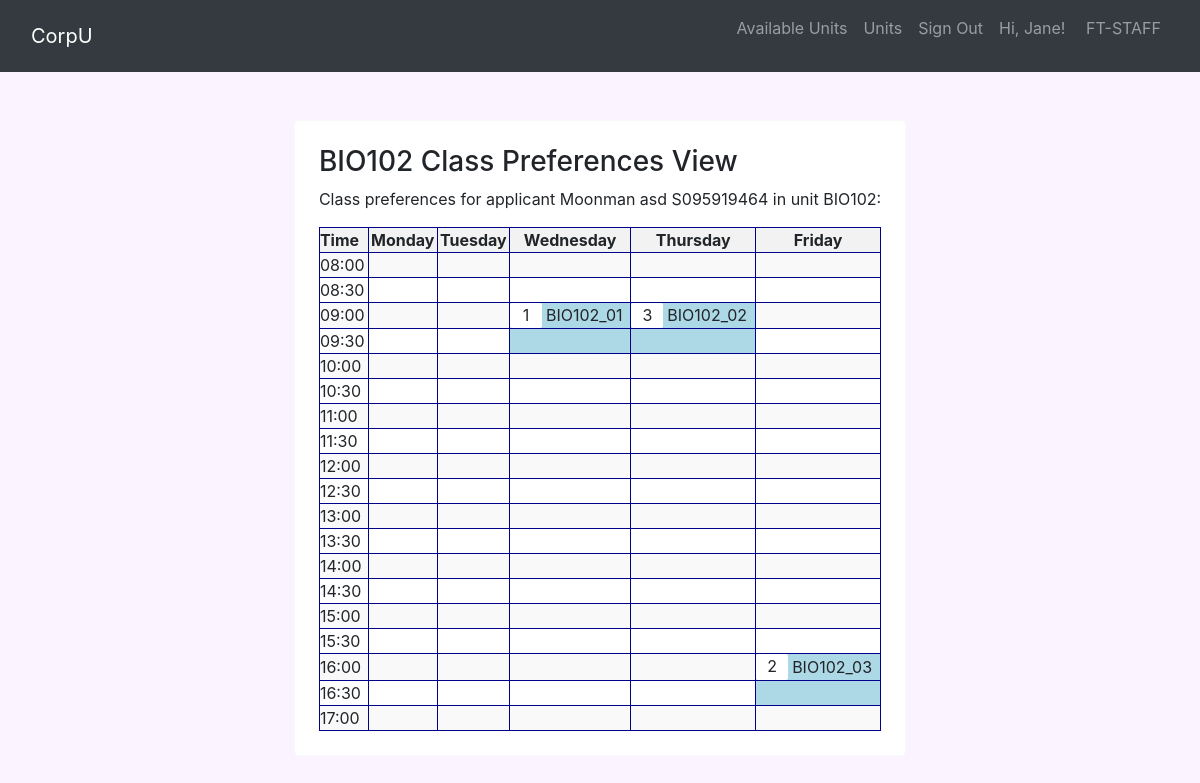
The app's page /class_preferences_view.php?givenName=Moonman&applicantID=S095919464&unitCode=BIO102 (signed in) with its own data.
### tables this page shows
CREATE TABLE `systemuser` (
  `userID` varchar(10) NOT NULL,
  `username` varchar(255) NOT NULL,
  `title` varchar(255) NOT NULL,
  `userRole` varchar(20) NOT NULL,
  `givenName` varchar(255) NOT NULL,
  `familyName` varchar(255) NOT NULL,
  `employmentStatus` varchar(255) NOT NULL,
  `contractType` varchar(20) DEFAULT NULL,
  `studentNo` varchar(10) DEFAULT NULL,
  `contactNo` int(11) NOT NULL,
  `citizenship` varchar(255) NOT NULL,
  `indigenousStatus` varchar(255) NOT NULL,
  `hoursAvailable` int(11) NOT NULL,
  `dob` varchar(45) NOT NULL,
  `salary` varchar(255) DEFAULT NULL,
  `wholeAddress` varchar(255) DEFAULT NULL,
  `gender` varchar(100) NOT NULL
);

CREATE TABLE `preferences` (
  `userID` varchar(10) NOT NULL,
  `unitCode` varchar(20) NOT NULL,
  `classCode` varchar(20) NOT NULL,
  `prefCode` varchar(10) NOT NULL,
  `prefLevel` int(1) NOT NULL
);

CREATE TABLE `class` (
  `classCode` varchar(20) NOT NULL,
  `className` varchar(255) NOT NULL,
  `classType` varchar(255) DEFAULT NULL,
  `classStartTime` varchar(255) DEFAULT NULL,
  `classEndTime` varchar(255) DEFAULT NULL,
  `classDay` varchar(255) DEFAULT NULL,
  `class_description` varchar(10000) DEFAULT NULL,
  `unitCode` varchar(20) DEFAULT NULL,
  `userID` varchar(10) DEFAULT NULL,
  `classroom` varchar(255) NOT NULL
);

### class_preferences_view.php (the view, shortened to what this page needs)
<!DOCTYPE html>
<html lang="en">
<head>
    <link rel="stylesheet" href="https://cdn.jsdelivr.net/npm/bootstrap@4.6.2/dist/css/bootstrap.min.css">
    <link rel="stylesheet" href="style/class_sessions.css">
</head>
<body>
    <?php
    include 'generateNav.php';
    $nav = generateNav();
    echo $nav;
    ?>
<div class="container my-5">
        <div class="d-flex align-items-center align-self-center">
            <div class="container-fluid d-flex justify-content-center">
                <div class="card p-4 border-light">
    <?php
        require 'connections.php';
        require_once('generateTimeTable.php');
        $unitCode = $_GET['unitCode'];
        $applicantID = ($_SESSION['userRole']=='applicant') ? $_SESSION['userID']:$_GET['applicantID'];
        $sql = "SELECT givenName, familyName FROM systemUser WHERE userID='$applicantID'";
        $object = $mysqli->query($sql);
        $result = $object->fetch_object();
        $givenName = $result->givenName;
        $familyName = $result->familyName;
        $query = "SELECT * FROM class WHERE unitCode='$unitCode'";
        $result = $mysqli->query($query);
        $query2 = "SELECT classCode as class FROM class";
        $result2 = $mysqli->query($query2);
        $preferencesTable = generatePrefClassTable($applicantID, $result, $result2, $edit=false, $mainColor='lightblue');
        echo "<h3>{$unitCode} Class Preferences View</h3>";
        echo <<<TABLE
            <p>Class preferences for applicant {$givenName} {$familyName} {$applicantID} in unit {$unitCode}:</p>
            {$preferencesTable}
TABLE;
    ?>
                </div>
            </div>
        </div>
    </div>
</body>
</html>

### generateTimeTable.php (shortened to what this page needs)
<?php
function generateTimeTableTemplateArray(){
        return $timetable;
}
function getStartToEndTimes($start, $end){
    $times = array(
        '08:00', '08:30', '09:00', '09:30', '10:00', '10:30', '11:00', '11:30',
        '12:00', '12:30', '13:00', '13:30', '14:00', '14:30', '15:00', '15:30',
        '16:00', '16:30', '17:00', '17:30', '18:00', '18:30', '19:00', '19:30',
        '20:00', '20:30', '21:00', '21:30'
    );
    $startTimeIndex = array_search($start, $times);
    $n = array_search($end, $times) - array_search($start, $times) + 1;
    return array_slice($times, $startTimeIndex, $n);
}
function generatePrefClassTable(
    $applicantID, $result, $result2, $edit=false, $mainColor=NULL,
    $allColors = [
        0 => 'violet',
        1 =>'dodgerblue',
        2 =>'tomato',
        3 => 'pink',
        4 => 'mediumseagreen',
        5 => 'green',
        6 => 'orange',
        7 => 'brown',
        8 => 'taupe']
    ){
    require 'connections.php';
    $CLASSES = [];
    while ($row = $result2 -> fetch_object()) {
        $class = $row->class;
        array_push($CLASSES, $class);
    };
    $timetable = generateTimeTableTemplateArray();
    while ($row = mysqli_fetch_assoc($result)) {
        $day = array_key_exists('day', $row) ? $row['day']: $row['classDay'];
        $start_time = array_key_exists('start_time', $row) ? $row['start_time']: $row['classStartTime'];
        $end_time = array_key_exists('end_time', $row) ? $row['end_time']: $row['classEndTime'];
        $class_name = array_key_exists('class_name', $row) ? $row['class_name']: $row['className'];
        $class_code = array_key_exists('class_code', $row) ? $row['class_code']: $row['classCode'];
        $color = ($mainColor===NULL) ? $allColors[array_search($class_name, $CLASSES)]:$mainColor;
        $sql = "SELECT * FROM preferences WHERE preferences.classCode = '$class_code' and preferences.userID = '$applicantID' ";
        $preferences_results = $mysqli->query($sql);
        $prefLevel = '';
        if ($preferences_results->num_rows > 0) {
            $prefLevel = $preferences_results->fetch_object()->prefLevel;
        }
        if ($edit===true) {
            $start_info = <<<HTML
        <div class='class-block' style='background-color: $color; padding:0; margin:0; height: 100%;'>
        <div style='margin: 0; padding:0;'><input type="number" name='preferences[]' value='{$prefLevel}' size=2 style="font-size: 1rem; margin: 0; padding:0; text-align: center; border: solid 2px lightblue; width: 3rem; height: 1.6rem; border-radius: 2px; background-color: white; margin-right:4px;"/> $class_code</div>
        <input type="hidden" name="classCode[]" value="{$class_code}" />
HTML;
        } else {
            $start_info = <<<HTML
        <div class='class-block' style='background-color: $color; padding:0; margin:0; height: 100%;'>
        <div style='margin: 0; padding:0; display: flex; align-items: center;'><div class='pref_box' style='font-size: 1rem; margin: 0; padding:0; text-align: center; width: 2rem; height: 1.6rem; border-radius: 2px; background-color: white; margin-right:4px;'>{$prefLevel}</div>$class_code</div>
HTML;
        }
        $end_info = "<div class='class-block' style='background-color: $color; color: $color; padding: 0; margin:0; height: 100%;'>' '</div>";
        $times = getStartToEndTimes($start_time, $end_time);
        $n_times = count($times) - 1;
        foreach ($times as $i=>$time){
            if ($i==0){
                $timetable[$time][$day]= $start_info;
            }
            if ($i==($n_times - 1)) {
                $timetable[$time][$day]= $end_info;
            }
        };
    }
    $TIMETABLE = '';
    $days = ['Monday', 'Tuesday', 'Wednesday', 'Thursday', 'Friday'];
    $TIMETABLE .= "<table style='border-collapse: collapse; border-color: red; border: 1px solid darkblue;'>" . PHP_EOL .
    "<tr><th style='border: 1px solid darkblue; padding:0; margin:0;'>Time</th>";
    foreach ($days as $day) {
        $TIMETABLE .= "<th style='text-align: center; border: 1px solid darkblue; padding:0; margin:0; height: 1.5rem;'>$day</th>";
    }
    foreach ($timetable as $row) {
        $TIMETABLE .= "<tr>";
        foreach ($row as $cell) {
            $TIMETABLE .= "<td style='border: 1px solid darkblue; padding:0; margin:0; height: 1.5rem;'>" . $cell . "</td>";
        }
        $TIMETABLE .= "</tr>";
    }
    $TIMETABLE .= "</table>";
    return $TIMETABLE;
}
?>

### style/class_sessions.css (style rules this page uses)
body { background: #fbf3ff; }
table { border-collapse: collapse; width: 100%; }
th, td { border: 1px solid #ddd; padding: 8px; text-align: left; }
th { background-color: #f2f2f2; }
tr:nth-child(even) { background-color: #f9f9f9; }

### records on screen
systemuser: givenName "Moonman", familyName "asd"
preferences: prefLevel "1"
class: classCode "BIO102_01"
preferences: prefLevel "3"
class: classCode "BIO102_02"
preferences: prefLevel "2"
class: classCode "BIO102_03"

### other values on screen
$_SESSION['givenName'] "Jane"
$unitCode "BIO102"
$applicantID "S095919464"
$day "Monday"
$day "Tuesday"
$day "Wednesday"
$day "Thursday"
$day "Friday"
$cell "08:00"
$cell "08:30"
$cell "09:00"
$cell "09:30"
$cell "10:00"
$cell "10:30"
$cell "11:00"
